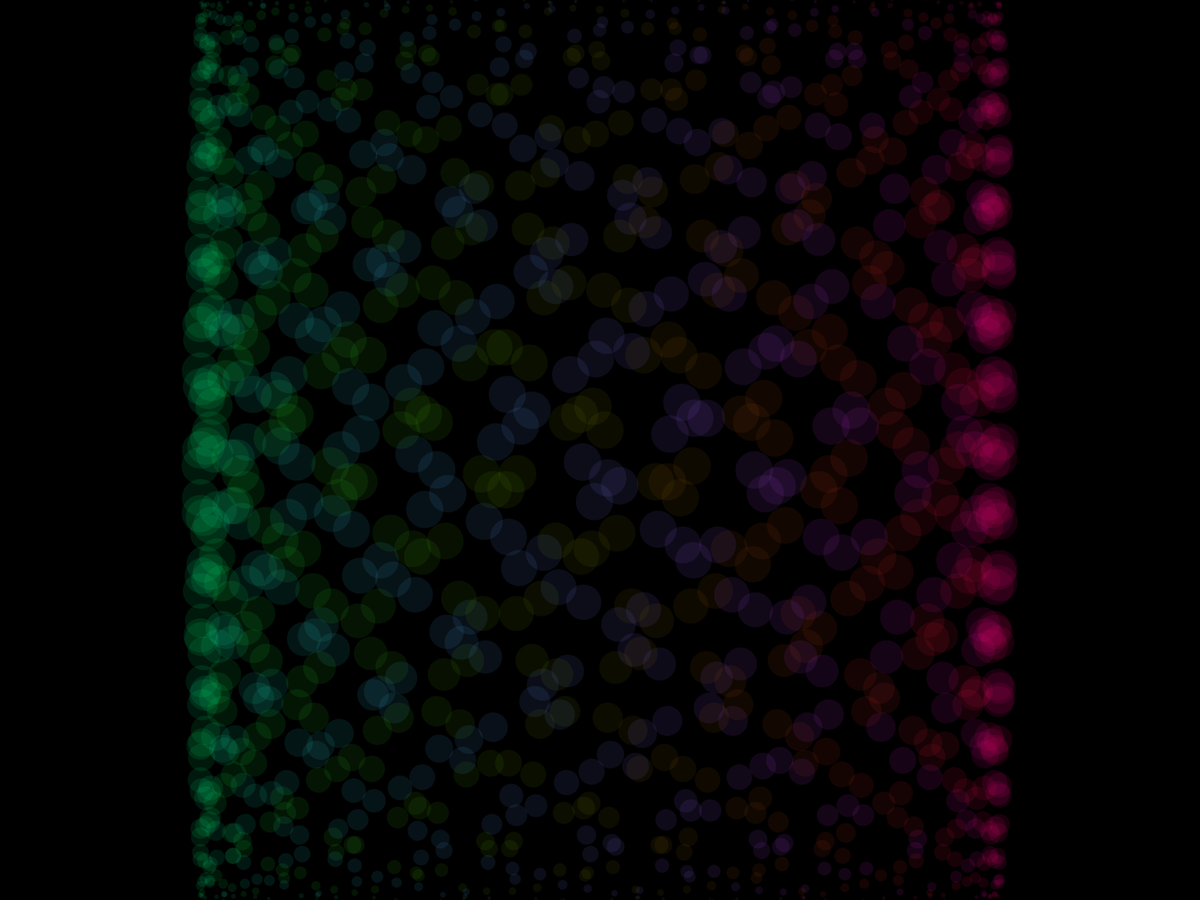
Frame 1 (no input)
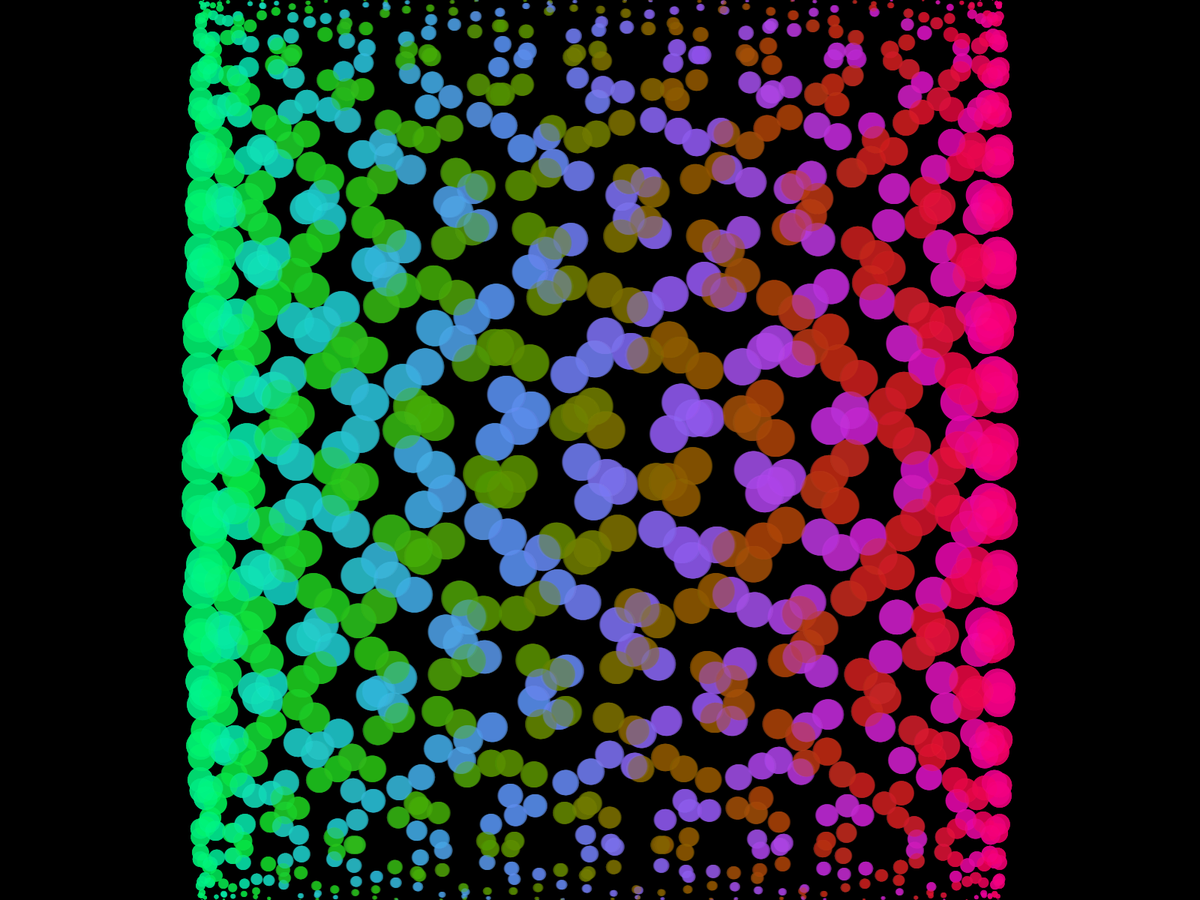
Frame 60 (the mouse pressed at the canvas centre just before this capture)
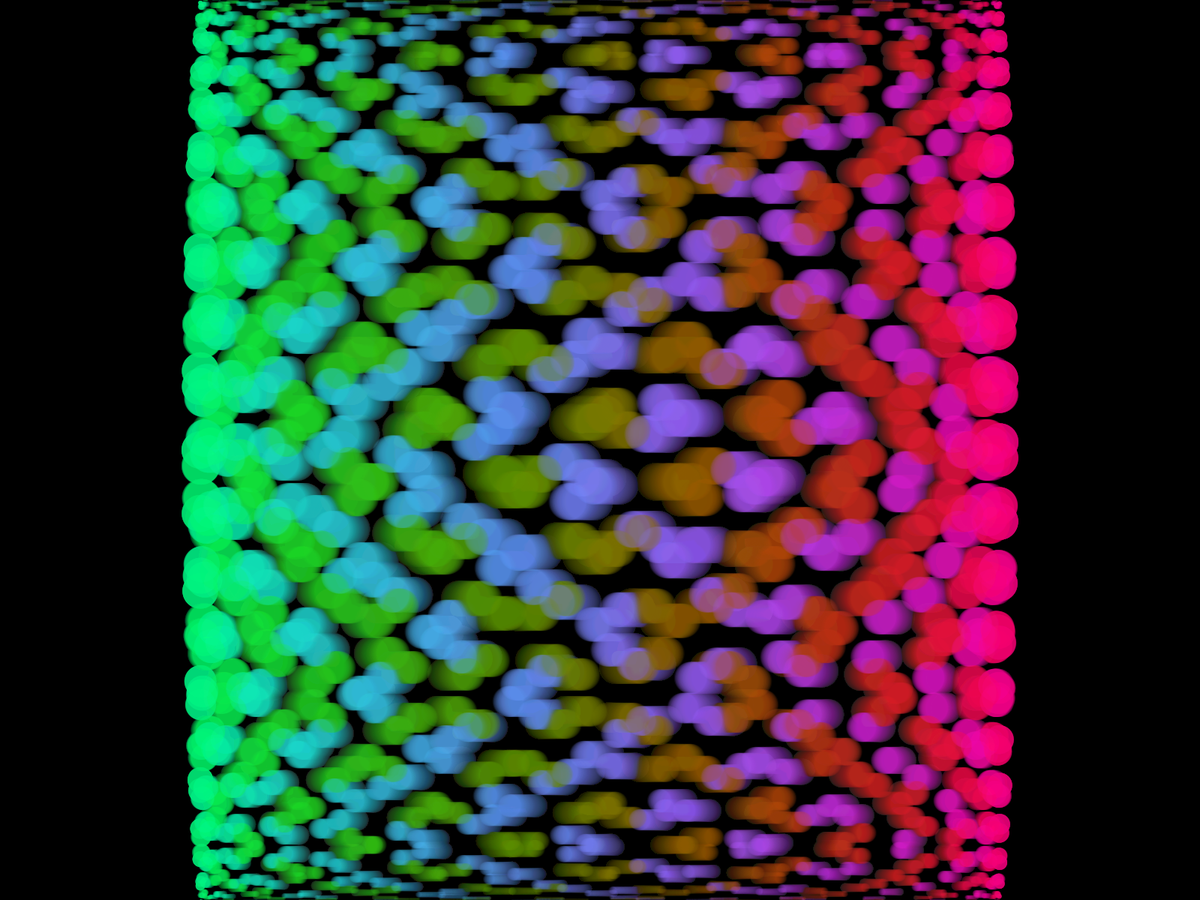
Frame 120 (the mouse held since frame 60 and released just before this capture)

The Processing sketch that drew these frames (run headless with seeded random() and noise(); from frame 60 on, the mouse is pressed at the canvas centre):

// Processing sketch: sketch_160608a
// ── sketch_160608a.pde
// Ejemplo de movimiento y oscilaciones
// Esteban Castro y Mauricio Avilés
// Basado en el ejemplo de Tomás de Camino Beck

float amplitude;
float angle = 0;
float acc = 0;

void setup() {
  fullScreen();
  background(0);
  noStroke();
  amplitude = width / 3;
  rectMode(CENTER);
  noCursor();
}

void draw() {
  //background(0);
  translate(width / 2, height / 2);
  fill(0, 0, 0, 5);
  rect(0, 0, width, height);
  float tempAngle = noise(angle) * 2;
  for (int y = 0; y < height; y++) {
    float x = amplitude * sin(tempAngle);
    float r = map(sin(tempAngle), -1, 1, 0, 255);
    float g = map(sin(tempAngle), -1, 1, 255, 0);
    float b = map(cos(tempAngle), -1, 1, 0, 255);
    fill(r, g, b, 25);
    ellipse(x, height / 2 * sin(y), cos(y) * 50, cos(y) * 50);
    tempAngle += 0.01;
  }
  angle += 0.00005 + acc;
  acc += 0.00001;
}
